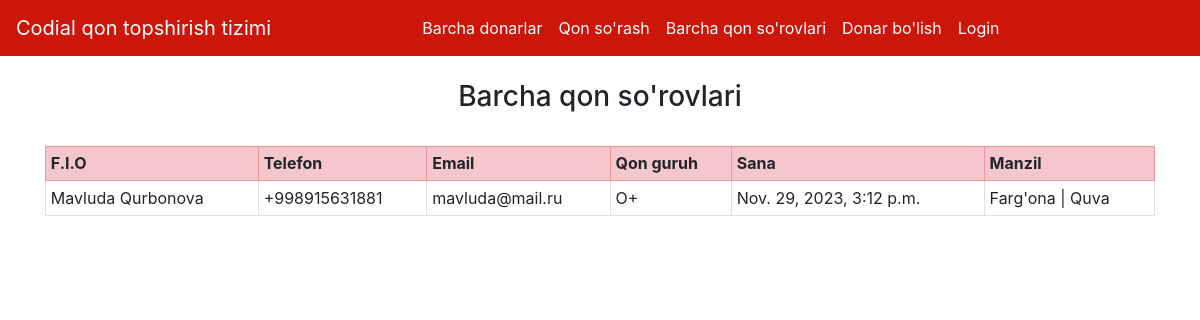
Before: /oluvchilar/ with the older database file.
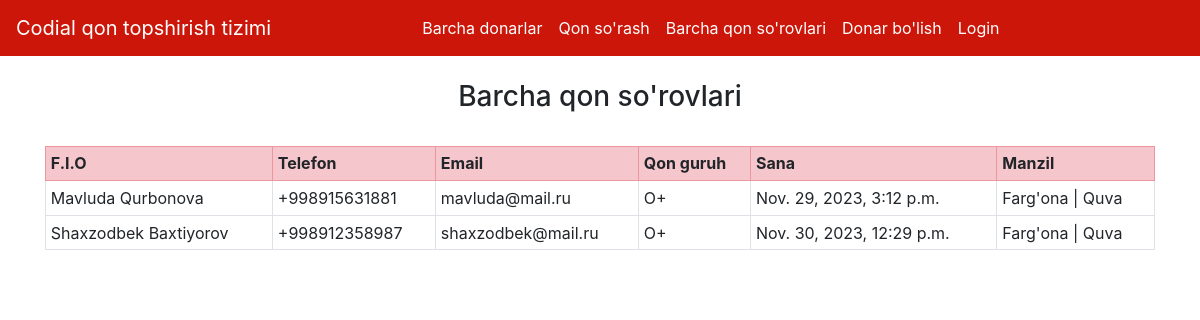
After: the same page with the newer database file.
### mainApp/models.py (models this page shows, shortened)
class QonOluvchi(models.Model):
    FIO = models.CharField(max_length=100)
    email = models.EmailField()
    tel = models.CharField(max_length=20)
    vil = models.CharField(max_length=200, blank=True)
    tuman = models.CharField(max_length=300, blank=True)
    manzil = models.CharField(max_length=500, blank=True)
    qon_guruh = models.ForeignKey(QonGuruh, on_delete=models.CASCADE)
    sana = models.DateTimeField(auto_now=True)

class QonGuruh(models.Model):
    nom = models.CharField(max_length=5)
    def __str__(self):
        return self.nom

### mainApp/views.py (the view)
# urls.py: path('oluvchilar/', BarchaQonOluvchilarView.as_view()),
class BarchaQonOluvchilarView(View):
    def get(self, request):
        oluvchilar = QonOluvchi.objects.all()
        return render(request, "barcha_qon_oluvchilar.html", {"oluvchilar": oluvchilar})

### templates/barcha_qon_oluvchilar.html (shortened to what this page needs)
{% extends 'base.html' %}
{% block body %}
<div class="container">
{% if oluvchilar %}
<h3 class="text-center">Barcha qon so'rovlari</h3>
<br>
<table class="table table-sm table-bordered">
  <tr class="table-danger">
    <th>F.I.O</th>
    <th>Telefon</th>
    <th>Email</th>
    <th>Qon guruh</th>
    <th>Sana</th>
    <th>Manzil</th>
  </tr>
  {% for i in oluvchilar %}
    <tr>
      <td>{{i.FIO}}</td>
      <td>{{i.tel}}</td>
      <td>{{i.email}}</td>
      <td>{{i.qon_guruh}}</td>
      <td>{{i.sana}}</td>
      <td>{{i.vil}} | {{i.tuman}}</td>
    </tr>
  {% endfor %}
</table>
{% else %}
<h2>Qon so'rovchilar mavjud emas!</h2>
{% endif %}
</div>
{% endblock %}

### templates/base.html (shortened to what this page needs)
<!doctype html>
<html lang="en">
<head>
    <link rel="stylesheet" href="https://stackpath.bootstrapcdn.com/bootstrap/4.5.0/css/bootstrap.min.css"
>
</head>
<body>
    <nav class="navbar navbar-expand-lg navbar-dark sticky-top">
        <a class="navbar-brand" href="/">Codial qon topshirish tizimi</a>
        <div class="collapse navbar-collapse" id="navbarNavAltMarkup">
            <div class="container w-75">
            <div class="navbar-nav">
                {% if request.user.is_authenticated %}
                <a class="nav-item nav-link active" href="/profil/">Profil</a>
                <a class="nav-item nav-link active" href="/profil_tahrirlash/">Profil tahrirlash</a>
                <a class="nav-item nav-link active" href="/oluvchilar/">Barcha qon so'rovlari</a>
                <a class="nav-item nav-link active" href="/logout/">Logout</a>
                {% else %}
                <a class="nav-item nav-link active" href="/">Barcha donarlar</a>
                <a class="nav-item nav-link active" href="/qon-sorash/">Qon so'rash</a>
                <a class="nav-item nav-link active" href="/oluvchilar/">Barcha qon so'rovlari</a>
                <a class="nav-item nav-link active" href="/donor-bolish/">Donar bo'lish</a>
                <a class="nav-item nav-link active" href="/login/">Login</a>
                {% endif %}
            </div>
        </div>
        </div>
    </nav><br>
        {% block body %}
        {% endblock %}
</body>
</html>

### templates/base.html (style rules this page uses)
.navbar { background-color: #cc1609; }

Changed rows visible on the page:
added QonOluvchi: FIO "Shaxzodbek Baxtiyorov", tel "+998912358987", email "shaxzodbek@mail.ru", qon_guruh "O+", sana "Nov. 30, 2023, 12:29 p.m.", vil "Farg'ona", tuman "Quva"
